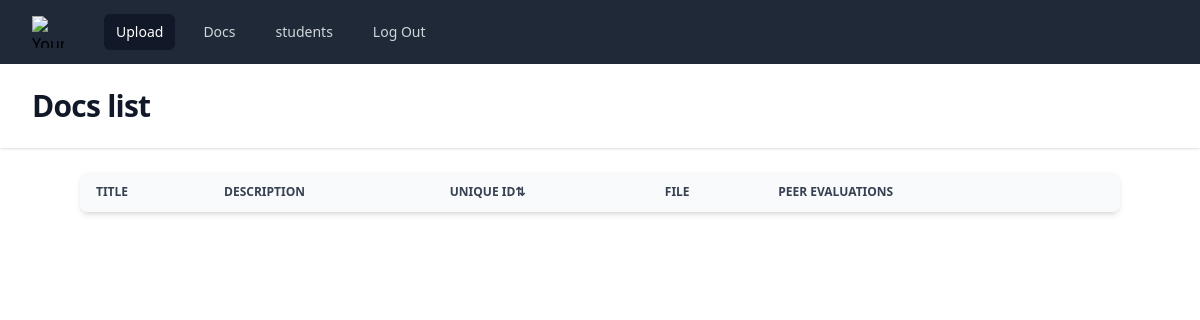
The page /docs/ on the database as committed earlier.
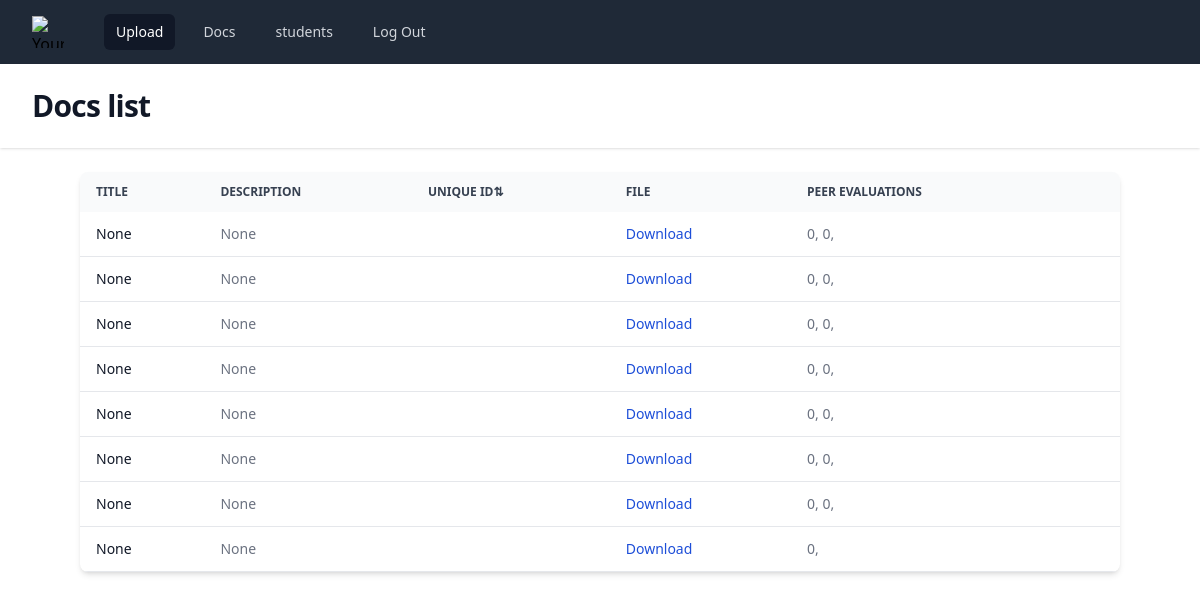
The same page on the database as committed later.
### app/models.py (models this page shows, shortened)
class documents(models.Model):
    id = models.AutoField(primary_key=True)
    title = models.CharField(max_length=200, blank=True, null=True)
    description = models.TextField(null=True)
    user_id = models.ForeignKey(User, on_delete=models.CASCADE)
    peer_evaluations = models.ManyToManyField('PeerEvaluation')
    uid = models.ForeignKey('Student', on_delete=models.CASCADE)
    file = models.FileField(upload_to='documents/')

class PeerEvaluation(models.Model):
    evaluator_id = models.IntegerField()
    evaluation_date = models.DateTimeField(auto_now_add=True)
    evaluation = models.TextField()
    feedback = models.TextField()
    score = models.IntegerField()
    document = models.ForeignKey('documents', on_delete=models.CASCADE)
    evaluated = models.BooleanField(default=False)
    ticket = models.IntegerField(default=0)
    evaluated_by = models.ForeignKey(User, on_delete=models.CASCADE, null=True, related_name='evaluated_by')

### app/views.py (the view)
# urls.py: path('docs/', evaluationList),
def evaluationList(request):
    docs = []
    for doc in documents.objects.all():
        evaluations = PeerEvaluation.objects.filter(document_id=doc.id)
        docs.append({
            'doc': doc,
            'evaluations': evaluations
        })
    return render(request, 'docs.html', {'docs': docs})

### app/templates/docs.html (shortened to what this page needs)
{% extends "base.html" %} {% block title %} PeerEval : : Home {% endblock %} {% block header %} Docs list {% endblock %} {% block content %}
<div class="mx-auto max-w-screen-xl px-4 lg:px-12">
  <div
    class="bg-white dark:bg-gray-800 relative shadow-md sm:rounded-lg overflow-hidden"
  >
    <div class="overflow-x-auto">
      <table
        id="docsTable"
        class="w-full text-sm text-left text-gray-500 dark:text-gray-400"
      >
        <thead
          class="text-xs text-gray-700 uppercase bg-gray-50 dark:bg-gray-700 dark:text-gray-400"
        >
          <tr>
            <th scope="col" class="px-4 py-3">Title</th>
            <th scope="col" class="px-4 py-3">Description</th>
            <th scope="col" class="px-4 py-3" id="sortRollNo">
              Unique ID<span id="sort-icon">⇅</span>
            </th>
            <th scope="col" class="px-4 py-3">File</th>
            <th scope="col" class="px-4 py-3">Peer Evaluations</th>
            <th scope="col" class="px-4 py-3">
            </th>
          </tr>
        </thead>
        <tbody>
          {% for doc in docs %}
          <tr class="border-b dark:border-gray-700">
            <th
              scope="row"
              class="px-4 py-3 font-medium text-gray-900 whitespace-nowrap dark:text-white"
            >
              {{ doc.doc.title }}
            </th>
            <td class="px-4 py-3">{{ doc.doc.description }}</td>
            <td class="px-4 py-3 roll-no">{{ doc.doc.roll_no }}</td>
            <td class="px-4 py-3">
              <a
                href="{{ doc.doc.file.url }}"
                class="text-blue-700 hover:underline dark:text-blue-400 dark:hover:text-blue-300"
                target="_blank"
                >Download</a
              >
            </td>
            <td class="px-4 py-3">
              {% if doc.evaluations %} {% for eval in doc.evaluations %}
              {{ eval.score }}, {% endfor %} {% else %} No evaluations yet {% endif %}
            </td>
          </tr>
          {% endfor %}
        </tbody>
      </table>
    </div>
  </div>
</div>
{% endblock %}

Rows that differ between the two databases and show on the page:
added documents: doc "None", doc.description "None"
added PeerEvaluation: score "0", shown under "None"
added PeerEvaluation: score "0", shown under "None"
added documents: doc "None", doc.description "None"
added PeerEvaluation: score "0", shown under "None"
added PeerEvaluation: score "0", shown under "None"
added documents: doc "None", doc.description "None"
added PeerEvaluation: score "0", shown under "None"
added PeerEvaluation: score "0", shown under "None"
added documents: doc "None", doc.description "None"
added PeerEvaluation: score "0", shown under "None"
added PeerEvaluation: score "0", shown under "None"
added documents: doc "None", doc.description "None"
added PeerEvaluation: score "0", shown under "None"
added PeerEvaluation: score "0", shown under "None"
added documents: doc "None", doc.description "None"
added PeerEvaluation: score "0", shown under "None"
added PeerEvaluation: score "0", shown under "None"
added documents: doc "None", doc.description "None"
added PeerEvaluation: score "0", shown under "None"
added PeerEvaluation: score "0", shown under "None"
added documents: doc "None", doc.description "None"
added PeerEvaluation: score "0", shown under "None"
